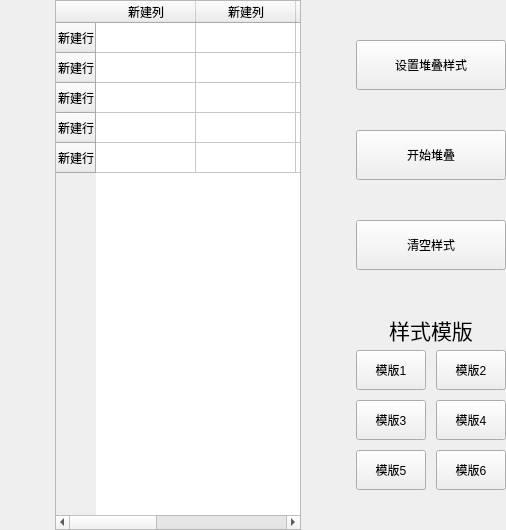
           <widget class="QWidget" name="page_2">
            <layout class="QHBoxLayout" name="horizontalLayout_3" stretch="2,9,2,3">
             <property name="spacing">
              <number>0</number>
             </property>
             <property name="leftMargin">
              <number>0</number>
             </property>
             <property name="topMargin">
              <number>0</number>
             </property>
             <property name="rightMargin">
              <number>0</number>
             </property>
             <property name="bottomMargin">
              <number>0</number>
             </property>
             <item>
              <spacer name="horizontalSpacer">
               <property name="orientation">
                <enum>Qt::Horizontal</enum>
               </property>
               <property name="sizeHint" stdset="0">
                <size>
                 <width>40</width>
                 <height>20</height>
                </size>
               </property>
              </spacer>
             </item>
             <item>
              <widget class="QTableWidget" name="game2_table">
               <property name="sizePolicy">
                <sizepolicy hsizetype="Expanding" vsizetype="Expanding">
                 <horstretch>0</horstretch>
                 <verstretch>0</verstretch>
                </sizepolicy>
               </property>
               <property name="minimumSize">
                <size>
                 <width>0</width>
                 <height>0</height>
                </size>
               </property>
               <property name="maximumSize">
                <size>
                 <width>16777215</width>
                 <height>16777215</height>
                </size>
               </property>
               <attribute name="horizontalHeaderCascadingSectionResizes">
                <bool>false</bool>
               </attribute>
               <attribute name="horizontalHeaderDefaultSectionSize">
                <number>100</number>
               </attribute>
               <attribute name="verticalHeaderMinimumSectionSize">
                <number>21</number>
               </attribute>
               <row>
                <property name="text">
                 <string>新建行</string>
                </property>
               </row>
               <row>
                <property name="text">
                 <string>新建行</string>
                </property>
               </row>
               <row>
                <property name="text">
                 <string>新建行</string>
                </property>
               </row>
               <row>
                <property name="text">
                 <string>新建行</string>
                </property>
               </row>
               <row>
                <property name="text">
                 <string>新建行</string>
                </property>
               </row>
               <column>
                <property name="text">
                 <string>新建列</string>
                </property>
               </column>
               <column>
                <property name="text">
                 <string>新建列</string>
                </property>
               </column>
               <column>
                <property name="text">
                 <string>新建列</string>
                </property>
               </column>
               <column>
                <property name="text">
                 <string>新建列</string>
                </property>
               </column>
               <column>
                <property name="text">
                 <string>新建列</string>
                </property>
               </column>
              </widget>
             </item>
             <item>
              <spacer name="horizontalSpacer_2">
               <property name="orientation">
                <enum>Qt::Horizontal</enum>
               </property>
               <property name="sizeHint" stdset="0">
                <size>
                 <width>40</width>
                 <height>20</height>
                </size>
               </property>
              </spacer>
             </item>
             <item alignment="Qt::AlignHCenter">
              <widget class="QWidget" name="rightWidget1" native="true">
               <property name="sizePolicy">
                <sizepolicy hsizetype="Expanding" vsizetype="Expanding">
                 <horstretch>0</horstretch>
                 <verstretch>0</verstretch>
                </sizepolicy>
               </property>
               <property name="minimumSize">
                <size>
                 <width>0</width>
                 <height>0</height>
                </size>
               </property>
               <property name="maximumSize">
                <size>
                 <width>16777215</width>
                 <height>16777215</height>
                </size>
               </property>
               <property name="layoutDirection">
                <enum>Qt::LeftToRight</enum>
               </property>
               <property name="autoFillBackground">
                <bool>false</bool>
               </property>
               <layout class="QVBoxLayout" name="verticalLayout_7">
                <property name="spacing">
                 <number>0</number>
                </property>
                <property name="leftMargin">
                 <number>0</number>
                </property>
                <property name="topMargin">
                 <number>0</number>
                </property>
                <property name="rightMargin">
                 <number>0</number>
                </property>
                <property name="bottomMargin">
                 <number>0</number>
                </property>
                <item>
                 <spacer name="verticalSpacer_16">
                  <property name="orientation">
                   <enum>Qt::Vertical</enum>
                  </property>
                  <property name="sizeHint" stdset="0">
                   <size>
                    <width>20</width>
                    <height>40</height>
                   </size>
                  </property>
                 </spacer>
                </item>
                <item alignment="Qt::AlignHCenter">
                 <widget class="QWidget" name="stackBtns" native="true">
                  <property name="sizePolicy">
                   <sizepolicy hsizetype="Preferred" vsizetype="Preferred">
                    <horstretch>0</horstretch>
                    <verstretch>0</verstretch>
                   </sizepolicy>
                  </property>
                  <property name="minimumSize">
                   <size>
                    <width>0</width>
                    <height>0</height>
                   </size>
                  </property>
                  <property name="maximumSize">
                   <size>
                    <width>16777215</width>
                    <height>16777215</height>
                   </size>
                  </property>
                  <layout class="QVBoxLayout" name="verticalLayout_6">
                   <property name="spacing">
                    <number>0</number>
                   </property>
                   <property name="leftMargin">
                    <number>0</number>
                   </property>
                   <property name="topMargin">
                    <number>0</number>
                   </property>
                   <property name="rightMargin">
                    <number>0</number>
                   </property>
                   <property name="bottomMargin">
                    <number>0</number>
                   </property>
                   <item>
                    <widget class="PushButton" name="game2_setButton">
                     <property name="sizePolicy">
                      <sizepolicy hsizetype="Minimum" vsizetype="Fixed">
                       <horstretch>0</horstretch>
                       <verstretch>0</verstretch>
                      </sizepolicy>
                     </property>
                     <property name="minimumSize">
                      <size>
                       <width>150</width>
                       <height>50</height>
                      </size>
                     </property>
                     <property name="text">
                      <string>设置堆叠样式</string>
                     </property>
                    </widget>
                   </item>
                   <item>
                    <spacer name="verticalSpacer_17">
                     <property name="orientation">
                      <enum>Qt::Vertical</enum>
                     </property>
                     <property name="sizeHint" stdset="0">
                      <size>
                       <width>20</width>
                       <height>40</height>
                      </size>
                     </property>
                    </spacer>
                   </item>
                   <item>
                    <widget class="PushButton" name="game2_setButton_2">
                     <property name="minimumSize">
                      <size>
                       <width>150</width>
                       <height>50</height>
                      </size>
                     </property>
                     <property name="text">
                      <string>开始堆叠</string>
                     </property>
                    </widget>
                   </item>
                   <item>
                    <spacer name="verticalSpacer_18">
                     <property name="orientation">
                      <enum>Qt::Vertical</enum>
                     </property>
                     <property name="sizeHint" stdset="0">
                      <size>
                       <width>20</width>
                       <height>40</height>
                      </size>
                     </property>
                    </spacer>
                   </item>
                   <item>
                    <widget class="PushButton" name="game2_setButton_3">
                     <property name="minimumSize">
                      <size>
                       <width>150</width>
                       <height>50</height>
                      </size>
                     </property>
                     <property name="text">
                      <string>清空样式</string>
                     </property>
                    </widget>
                   </item>
                  </layout>
                 </widget>
                </item>
                <item>
                 <spacer name="verticalSpacer_2">
                  <property name="orientation">
                   <enum>Qt::Vertical</enum>
                  </property>
                  <property name="sizeHint" stdset="0">
                   <size>
                    <width>20</width>
                    <height>40</height>
                   </size>
                  </property>
                 </spacer>
                </item>
                <item alignment="Qt::AlignHCenter">
                 <widget class="BodyLabel" name="label_2">
                  <property name="sizePolicy">
                   <sizepolicy hsizetype="Preferred" vsizetype="Preferred">
                    <horstretch>0</horstretch>
                    <verstretch>0</verstretch>
                   </sizepolicy>
                  </property>
                  <property name="minimumSize">
                   <size>
                    <width>60</width>
                    <height>40</height>
                   </size>
                  </property>
                  <property name="text">
                   <string>&lt;html&gt;&lt;head/&gt;&lt;body&gt;&lt;p align=&quot;center&quot;&gt;&lt;span style=&quot; font-size:16pt;&quot;&gt;样式模版&lt;/span&gt;&lt;/p&gt;&lt;/body&gt;&lt;/html&gt;</string>
                  </property>
                  <property name="textFormat">
                   <enum>Qt::AutoText</enum>
                  </property>
                  <property name="alignment">
                   <set>Qt::AlignCenter</set>
                  </property>
                 </widget>
                </item>
                <item>
                 <layout class="QGridLayout" name="gridLayout_3">
                  <property name="sizeConstraint">
                   <enum>QLayout::SetMinimumSize</enum>
                  </property>
                  <property name="spacing">
                   <number>10</number>
                  </property>
                  <item row="3" column="1">
                   <widget class="PushButton" name="game2_put_Button_4">
                    <property name="sizePolicy">
                     <sizepolicy hsizetype="Preferred" vsizetype="Preferred">
                      <horstretch>0</horstretch>
                      <verstretch>0</verstretch>
                     </sizepolicy>
                    </property>
                    <property name="minimumSize">
                     <size>
                      <width>70</width>
                      <height>40</height>
                     </size>
                    </property>
                    <property name="text">
                     <string>模版4</string>
                    </property>
                   </widget>
                  </item>
                  <item row="4" column="1">
                   <widget class="PushButton" name="game2_put_Button_6">
                    <property name="sizePolicy">
                     <sizepolicy hsizetype="Preferred" vsizetype="Preferred">
                      <horstretch>0</horstretch>
                      <verstretch>0</verstretch>
                     </sizepolicy>
                    </property>
                    <property name="minimumSize">
                     <size>
                      <width>70</width>
                      <height>40</height>
                     </size>
                    </property>
                    <property name="text">
                     <string>模版6</string>
                    </property>
                   </widget>
                  </item>
                  <item row="2" column="1">
                   <widget class="PushButton" name="game2_put_Button_2">
                    <property name="sizePolicy">
                     <sizepolicy hsizetype="Preferred" vsizetype="Preferred">
                      <horstretch>0</horstretch>
                      <verstretch>0</verstretch>
                     </sizepolicy>
                    </property>
                    <property name="minimumSize">
                     <size>
                      <width>70</width>
                      <height>40</height>
                     </size>
                    </property>
                    <property name="text">
                     <string>模版2</string>
                    </property>
                   </widget>
                  </item>
                  <item row="3" column="0">
                   <widget class="PushButton" name="game2_put_Button_3">
                    <property name="sizePolicy">
                     <sizepolicy hsizetype="Preferred" vsizetype="Preferred">
                      <horstretch>0</horstretch>
                      <verstretch>0</verstretch>
                     </sizepolicy>
                    </property>
                    <property name="minimumSize">
                     <size>
                      <width>70</width>
                      <height>40</height>
                     </size>
                    </property>
                    <property name="text">
                     <string>模版3</string>
                    </property>
                   </widget>
                  </item>
                  <item row="2" column="0">
                   <widget class="PushButton" name="game2_put_Button_1">
                    <property name="sizePolicy">
                     <sizepolicy hsizetype="Preferred" vsizetype="Preferred">
                      <horstretch>0</horstretch>
                      <verstretch>0</verstretch>
                     </sizepolicy>
                    </property>
                    <property name="minimumSize">
                     <size>
                      <width>70</width>
                      <height>40</height>
                     </size>
                    </property>
                    <property name="text">
                     <string>模版1</string>
                    </property>
                   </widget>
                  </item>
                  <item row="4" column="0">
                   <widget class="PushButton" name="game2_put_Button_5">
                    <property name="sizePolicy">
                     <sizepolicy hsizetype="Preferred" vsizetype="Preferred">
                      <horstretch>0</horstretch>
                      <verstretch>0</verstretch>
                     </sizepolicy>
                    </property>
                    <property name="minimumSize">
                     <size>
                      <width>70</width>
                      <height>40</height>
                     </size>
                    </property>
                    <property name="text">
                     <string>模版5</string>
                    </property>
                   </widget>
                  </item>
                 </layout>
                </item>
                <item>
                 <spacer name="verticalSpacer_10">
                  <property name="orientation">
                   <enum>Qt::Vertical</enum>
                  </property>
                  <property name="sizeHint" stdset="0">
                   <size>
                    <width>20</width>
                    <height>40</height>
                   </size>
                  </property>
                 </spacer>
                </item>
               </layout>
              </widget>
             </item>
            </layout>
           </widget>
